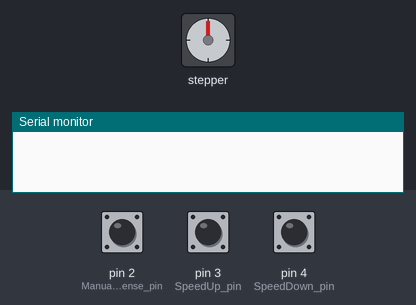
This sketch was run on a simulated Arduino Uno, built with avr-gcc and run on an emulated ATmega328P. Shown: stepper motor, the last lines printed to the serial monitor. The inputs (shaded band) are chosen by the test bench; at power-on: pin 2 (ManualDispense_pin) HIGH, pin 3 (SpeedUp_pin) HIGH, pin 4 (SpeedDown_pin) HIGH. The local clock reads 2024-03-15 10:24:30 at power-on unless the sketch sets it; stepper angles assume 200 steps per turn.

Above: at 1.2 s.
1.3 s: pin 2 (ManualDispense_pin) pulled LOW for 0.15 s
At 1.45 s:
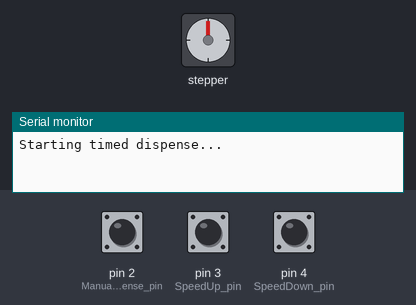
At 2.05 s:
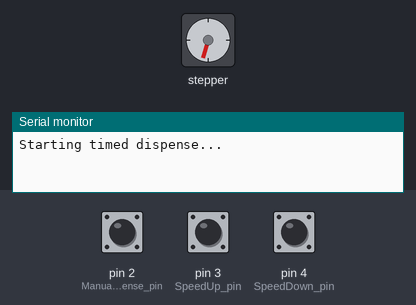
4.3 s: pin 3 (SpeedUp_pin) pulled LOW for 1 s
7.3 s: pin 2 (ManualDispense_pin) pulled LOW for 3.2 s
At 10.45 s:
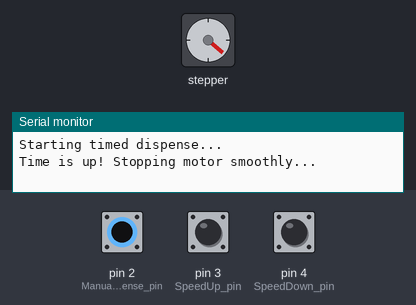
12.7 s: pin 4 (SpeedDown_pin) pulled LOW for 3.2 s
17.4 s: pin 2 (ManualDispense_pin) pulled LOW for 1 s
At 17.55 s:
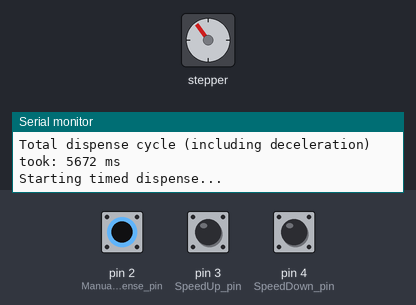
20.4 s: pin 3 (SpeedUp_pin) pulled LOW for 0.15 s
Timing chart, 0 to 23.2 s (numbered marks = the images above; inputs shaded):
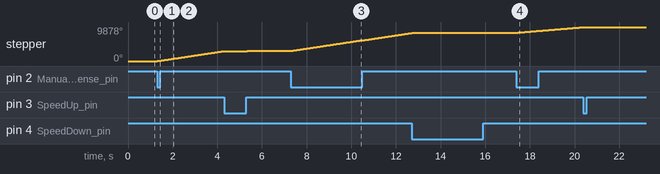

The sketch:

Dog_Food_dispense_v.2.ino
```cpp
#include <Wire.h> // for I2C communication for RTC
#include <RTClib.h> // RTC library
#include <AccelStepper.h> // stepper motor

// Pins for A4988 motor driver
  const int Step_pin = 9;
  const int Dirc_pin = 8;

  // declaring the stepper motor as an object
  AccelStepper stepper(AccelStepper::DRIVER, Step_pin, Dirc_pin);

  //Pins for push buttons
  const int ManualDispense_pin = 2;
  const int SpeedUp_pin = 3;
  const int SpeedDown_pin = 4;

  // declaring the RTC as an object
  RTC_DS3231 rtc;

  // current speed of motor
  float currentSpeed = 1000.0;

  // Morning & evening Feeding boolean variable
  bool morningFoodDispense = false;
  bool eveningFeedDone = false;

  // "Stopwatch" variables to measure dispense time
  unsigned long dispenseStartTime = 0;
  // *** dispenseDuration is no longer needed for this logic
  // unsigned long dispenseDuration = 0;

  // The desired duration for the motor to run at speed, in milliseconds
  const unsigned long dispenseRunDuration = 3000; // e.g., 1.5 seconds

  // A flag to track if we are in a timed dispense cycle
  bool isDispensing = false;

void setup() {
  Serial.begin(9600);

  if(!rtc.begin()){
    Serial.println("Unable to find RTC");
    while(1);
  }

  // Configuring the pushButtons
  pinMode(ManualDispense_pin, INPUT_PULLUP);
  pinMode(SpeedUp_pin, INPUT_PULLUP);
  pinMode(SpeedDown_pin, INPUT_PULLUP);

  // Motor initial speed & acceleration
  stepper.setMaxSpeed(currentSpeed);
  stepper.setAcceleration(10000);

  //if (rtc.lostPower()) {
    // This line sets the RTC to the date & time this sketch was compiled
    //rtc.adjust(DateTime(F(__DATE__), F(__TIME__)));
  //}

}

void loop() {

  // *** CHECKS TO START A TIMED DISPENSE CYCLE ***
  // Checks if ManualDispense button is pressed & if motor is stopped.
  if(digitalRead(ManualDispense_pin) == LOW && !isDispensing && stepper.distanceToGo() == 0){
    Serial.println("Starting timed dispense...");
    stepper.moveTo(1000000);      // *** CHANGE: Move towards a distant target to start continuous running
    isDispensing = true;           // Set the flag
    dispenseStartTime = millis();  // START the stopwatch
  }

  // *** CHECKS TO STOP A TIMED DISPENSE CYCLE ***
  // If we are in a dispense cycle, check if it's time to stop.
  if(isDispensing && (millis() - dispenseStartTime >= dispenseRunDuration)) {
    Serial.println("Time is up! Stopping motor smoothly...");
    stepper.stop(); // *** NEW: Tell the motor to decelerate and stop
    isDispensing = false; // Reset the flag
  }

 // If the stopwatch was started and the motor is now stopped, calculate and print the time.
  if (dispenseStartTime != 0 && stepper.distanceToGo() == 0) {
    unsigned long totalDuration = millis() - dispenseStartTime; // STOP the stopwatch

    Serial.print("Total dispense cycle (including deceleration) took: ");
    Serial.print(totalDuration);
    Serial.println(" ms");

    dispenseStartTime = 0; // Reset the stopwatch for the next run
  }

  // Check if Speed Up button is pushed
  if(digitalRead(SpeedUp_pin) == LOW){
    currentSpeed += 50;
    stepper.setMaxSpeed(currentSpeed);
    Serial.print("SpeedUp current speed: ");
    Serial.println(currentSpeed);
    delay(250);
  }

  // Check if Speed Down button is pushed
  if (digitalRead(SpeedDown_pin) == LOW){
    currentSpeed -= 50;
    stepper.setMaxSpeed(currentSpeed);
    Serial.print("SpeedDown current speed: ");
    Serial.println(currentSpeed);
    delay(250);
  }

  // This line is crucial! It keeps the motor moving based on the commands.
  stepper.run();

  // --- RTC ---
  // The scheduled feeding logic remains the same, using fixed steps.
  DateTime now = rtc.now();
  if (now.hour() == 7 && now.minute() == 0 && morningFoodDispense == false){
    stepper.move(1600); // Using fixed steps for scheduled feeds is fine
    morningFoodDispense = true;
  }

  if(now.hour() == 8 && now.minute() == 0 && morningFoodDispense == true){
    morningFoodDispense = false;
    Serial.println("Ready for tomorrow's morning feed.");
  }

  if (now.hour() == 16 && now.minute() == 0 && eveningFeedDone == false){
    stepper.move(1600);
    eveningFeedDone = true;
  }

  if(now.hour() == 17 && now.minute() == 0 && eveningFeedDone == true){
    eveningFeedDone = false;
    Serial.println("Ready for tomorrow's evening feed.");
  }
}
```

Measured:
- after the input at 1.3 s, stepper: keeps turning clockwise at about 966°/s, starting at once
- after the input at 7.3 s, stepper: keeps turning clockwise at about 955°/s, starting at once
- after the input at 17.4 s, stepper: keeps turning clockwise at about 535°/s, starting at once
